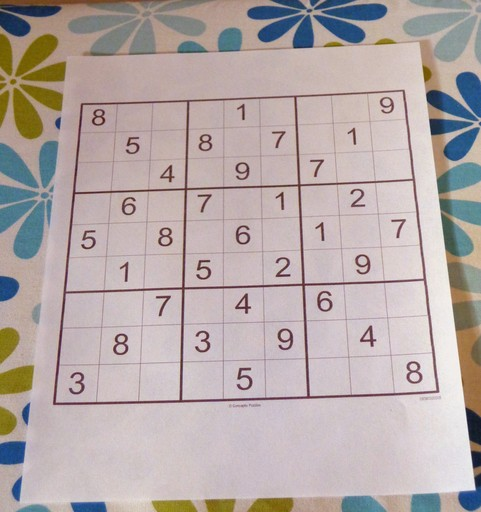
#> input picture OpenCv ie Görüntü İşleme 2/1.jpeg, 481 x 512 px
$ python son_ders.py
#> lines starting #> are read from the running program, lines starting #| are printed output that depends on the picture
# -*- coding: utf-8 -*-
"""
Created on Thu Dec 22 21:20:16 2022

@author: Asli Toplu
"""
import cv2
import numpy as np


img=cv2.imread("1.jpeg")
#> img is the input picture: shape (512, 481, 3); mean B, G, R 168.2, 169.5, 181.2

print(img.shape)
#| (512, 481, 3)

rows,cols=img.shape[:2]
#> rows = 512; cols = 481

# [14 lines of commented-out code are left out]

src_points=np.float32([
    [0,0],
    [cols-1,0],
    [0,rows-1]
    ])
#> src_points = [[0, 0], [480, 0], [0, 511]]

dst_points=np.float32([
    [0,0],
    [int(0.6*(cols-1)),0],
    [int(0.4*(cols-1)),rows-1]
    ])
#> dst_points = [[0, 0], [288, 0], [192, 511]]

affine_matrix=cv2.getAffineTransform(src_points,dst_points)
#> affine_matrix = [[0.6, 0.376, 0], [0, 1, 0]]
img_output=cv2.warpAffine(img,affine_matrix,(cols,rows))
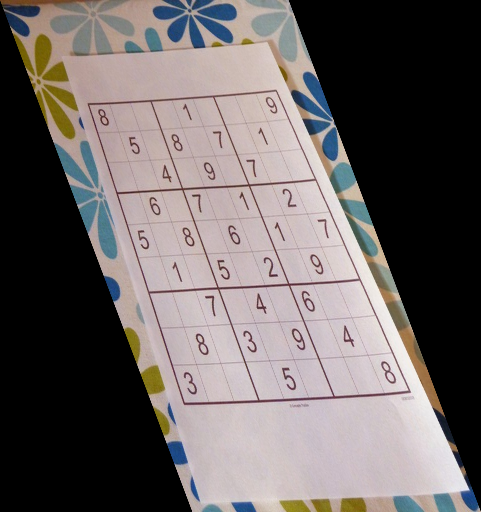
#> img_output: shape (512, 481, 3); mean B, G, R 100.9, 101.7, 108.7


cv2.imshow("img",img)
cv2.imshow("img_output",img_output)
#cv2.imshow("res",res)
#cv2.imshow("img_translation",img_translation)
#cv2.imshow("img_rotation",img_rotation)
cv2.waitKey()
cv2.destroyAllWindows()

$ run again, with OpenCv ie Görüntü İşleme 2/d.jpg copied over OpenCv ie Görüntü İşleme 2/1.jpeg
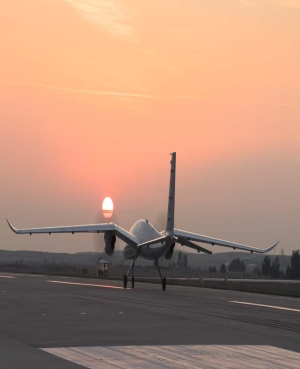
#> input picture OpenCv ie Görüntü İşleme 2/d.jpg, 300 x 369 px
#> img is the input picture: shape (369, 300, 3); mean B, G, R 118.8, 139.7, 178.7
#| (369, 300, 3)
#> `img_output=cv2.warpAffine(img,affine_matrix,(cols,rows))`:
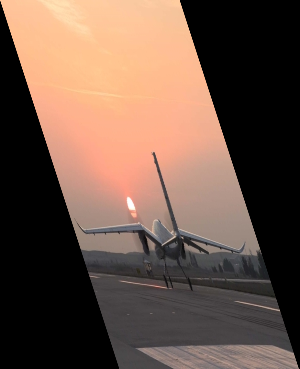
#> img_output: shape (369, 300, 3); mean B, G, R 71.1, 83.6, 107
